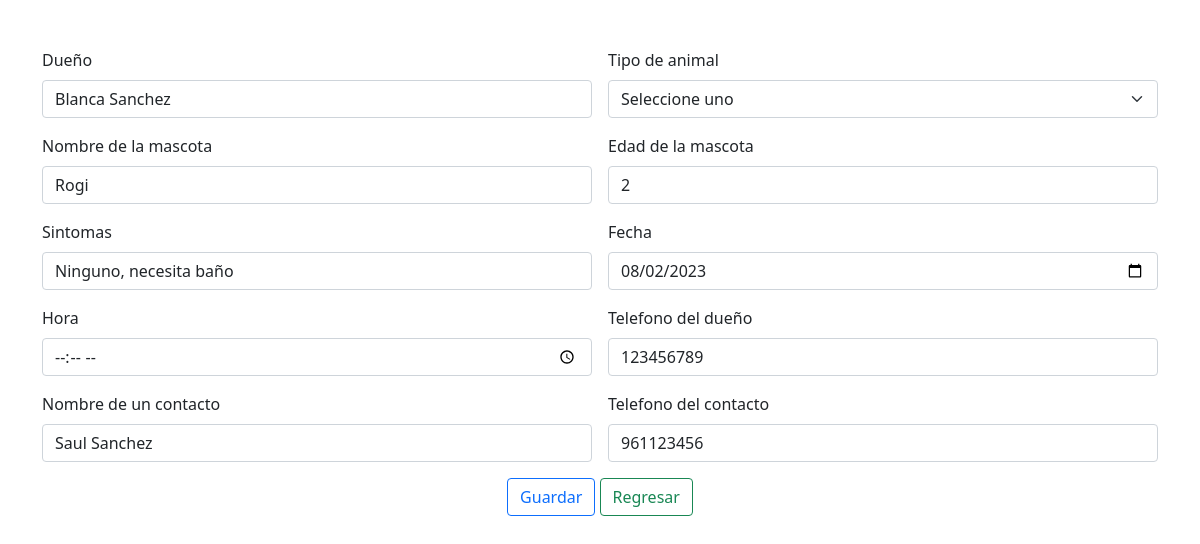
The page /editar.php?id=38 on the database its author committed.
### tables this page shows
CREATE TABLE `alumnos` (
  `id` int(11) NOT NULL,
  `dueño` varchar(50) NOT NULL,
  `tipo_animal` varchar(50) NOT NULL,
  `nombre` varchar(50) NOT NULL,
  `edad` int(10) NOT NULL,
  `sintomas` varchar(50) NOT NULL,
  `fecha` date DEFAULT NULL,
  `hora` time(6) NOT NULL,
  `telefono_dueño` int(10) NOT NULL,
  `nombre_contacto` varchar(50) NOT NULL,
  `telefono_contacto` int(10) NOT NULL
);

### editar.php (the view, shortened to what this page needs)
<!DOCTYPE html>
<html lang="en">
<head>
    <link href="https://cdn.jsdelivr.net/npm/bootstrap@5.1.3/dist/css/bootstrap.min.css" rel="stylesheet">
</head>
<body>
<?php
require_once('conexion.php');
$con = mysqli_connect($hostname_escuela2, $username_escuela2, $password_escuela2, $database_escuela2);
?>
<div class="container mt-5">
<form action="editar.php" method="post" class="row g-3">
    <?php
    $query = "SELECT * FROM alumnos WHERE id = " . $_REQUEST['id'];
    $result = mysqli_query($con, $query);
    while ($row = mysqli_fetch_array($result)) {
        ?>
    <div class="col-md-6">
        <label for="dueño" class="form-label">Dueño</label>
        <input type="text" class="form-control" name="dueño" id="dueño" value="<?php echo $row['dueño']; ?>">
    </div>
    <div class="col-md-6">
        <label for="tipoAnimal" class="form-label">Tipo de animal</label>
        <select class="form-select" name="tipoAnimal" id="tipoAnimal" value="<?php echo $row['tipo_animal']; ?>">
        <option value="dog">Seleccione uno</option>
                </select>
    </div>
    <div class="col-md-6">
        <label for="nombre" class="form-label">Nombre de la mascota</label>
        <input type="text" class="form-control" name="nombre" id="nombre" value="<?php echo $row['nombre']; ?>">
    </div>
    <div class="col-md-6">
        <label for="edad" class="form-label">Edad de la mascota</label>
        <input type="number" class="form-control" name="edad" id="edad" value="<?php echo $row['edad']; ?>">
    </div>
    <div class="col-md-6">
        <label for="sintomas" class="form-label">Sintomas</label>
        <input type="text"  class="form-control" name="sintomas" id="sintomas" value="<?php echo $row['sintomas']; ?>">
    </div>
    <div class="col-md-6">
        <label for="fecha" class="form-label">Fecha</label>
        <input type="date" class="form-control" name="fecha" id="fecha" value="<?php echo $row['fecha']; ?>">
    </div>
        <div class="col-md-6">
        <label for="hora" class="form-label">Hora</label>
        <input type="time" class="form-control" name="hora" id="hora" value="<?php echo $row['hora']; ?>">
    </div>
    <div class="col-md-6">
        <label for="telefonoDueño" class="form-label">Telefono del dueño</label>
        <input type="number"  class="form-control" name="telefonoDueño" id="telefonoDueño" value="<?php echo $row['telefono_dueño']; ?>">
    </div>
    <div class="col-md-6">
        <label for="nombreContacto" class="form-label">Nombre de un contacto</label>
        <input type="text" class="form-control" name="nombreContacto" id="nombreContacto" value="<?php echo $row['nombre_contacto']; ?>">
    </div>
    <div class="col-md-6">
        <label for="telefonoContacto" class="form-label">Telefono del contacto</label>
        <input type="text" class="form-control" name="telefonoContacto" id="telefonoContacto" value="<?php echo $row['telefono_contacto']; ?>">
    </div>
  <div class="col-12 text-center">
        <input type="submit" class="btn btn-outline-primary" value="Guardar" name="guardar">
        <a href="indexAdmin.php" class="btn btn-outline-success ml-2">Regresar</a>
    </div>
        <?php
    }
    ?>
    </div>
</body>
</html>

### rows shown on the page
alumnos: dueño "Blanca Sanchez", tipoAnimal "Seleccione uno", nombre "Rogi", edad "2", sintomas "Ninguno, necesita baño", fecha "08/02/2023", telefonoDueño "123456789", nombreContacto "Saul Sanchez", telefonoContacto "961123456"
